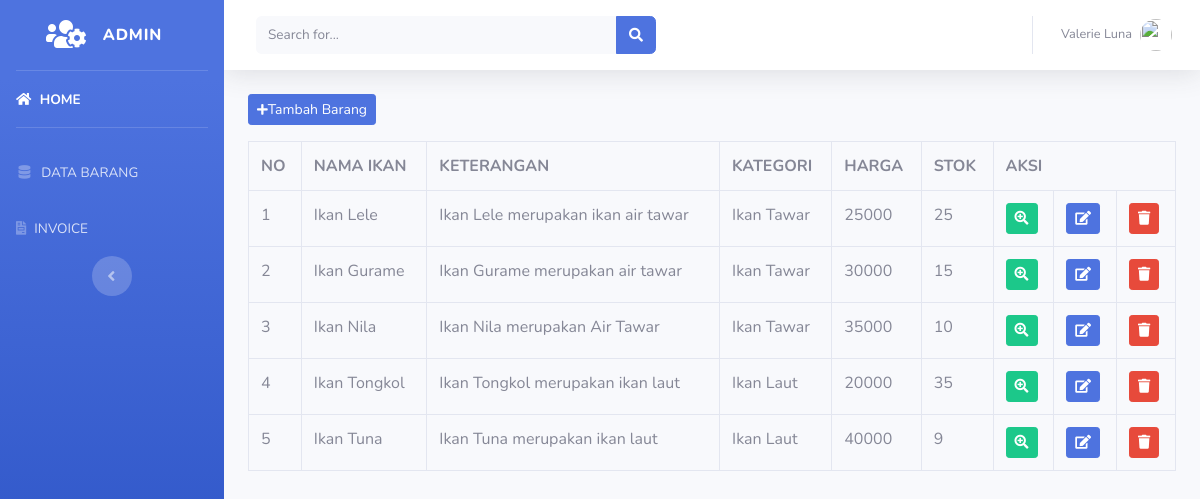
Page /index.php/admin/data_barang on the committed database.
### tables this page shows
CREATE TABLE `tabel_barang` (
  `id` int(11) NOT NULL,
  `nama_barang` varchar(100) NOT NULL,
  `keterangan` varchar(50) NOT NULL,
  `kategori` varchar(50) NOT NULL,
  `harga` varchar(20) NOT NULL,
  `stock` int(11) NOT NULL,
  `gambar` text NOT NULL
);

### application/controllers/admin/Data_barang.php (called while the page is built, shortened)
<?php
class Data_barang extends CI_Controller {
public function index()
{
        $data['barang'] = $this->Model_barang->tampil_data()->result();
        $this->load->view('template_admin/header');
        $this->load->view('template_admin/sidebar');
        $this->load->view('admin/Data_barang',$data);
        $this->load->view('template_admin/footer');
}
}

### index.php (called while the page is built, shortened)
<?php
require_once BASEPATH.'core/CodeIgniter.php';

### application/models/Model_barang.php (called while the page is built, shortened)
<?php
class Model_barang extends CI_Model {
public function tampil_data(){
      return $this->db->get('tabel_barang');
}
}

### application/views/admin/Data_barang.php (the view, shortened to what this page needs)
<div class="container-fluid">
    <button class="btn btn-sm btn-primary mb-3" data-toggle="modal" data-target="#tambah_barang"><i class="fas fa-plus fa-sm"></i>Tambah Barang</button>
    <table class="table table-bordered">
        <tr>
            <th>NO</th>
            <th>NAMA IKAN</th>
            <th>KETERANGAN</th>
            <th>KATEGORI</th>
            <th>HARGA</th>
            <th>STOK</th>
            <th colspan="3">AKSI</th>
        </tr>
        <?php
            $no=1;
            foreach($barang as $i) : ?>
            <tr>
                <td><?php echo $no++ ?></td>
                <td><?php echo $i->nama_barang ?></td>
                <td><?php echo $i->keterangan ?></td>
                <td><?php echo $i->kategori ?></td>
                <td><?php echo $i->harga ?></td>
                <td><?php echo $i->stock ?></td>
                <td><div class ="btn btn-success btn-sm"><i class ="fas fa-search-plus"></i></div></td>
                <td><div class ="btn btn-primary btn-sm"><i class ="fas fa-edit"></i></div></td>
                <td><div class ="btn btn-danger btn-sm"><i class ="fas fa-trash"></i></div></td>
            </tr>
            <?php endforeach; ?>
    </table>
</div>

### application/views/template_admin/header.php (shortened to what this page needs)
<!DOCTYPE html>
<html lang="en">
<head>
  <link href="<?php echo base_url() ?>assets/vendor/fontawesome-free/css/all.min.css" rel="stylesheet" type="text/css">
  <link href="<?php echo base_url() ?>assets/css/sb-admin-2.min.css" rel="stylesheet">
</head>

### application/views/template_admin/sidebar.php (shortened to what this page needs)
<body id="page-top">
  <div id="wrapper">
    <ul class="navbar-nav bg-gradient-primary sidebar sidebar-dark accordion" id="accordionSidebar">
      <a class="sidebar-brand d-flex align-items-center justify-content-center" href="index.html">
        <div class="sidebar-brand-icon ">
        <i class="fas fa-users-cog"></i>
        </div>
        <div class="sidebar-brand-text mx-3">ADMIN</div>
      </a>
      <hr class="sidebar-divider my-0">
      <li class="nav-item active">
        <a class="nav-link" href="<?php echo base_url('admin/dashboard_admin')?>">
        <i class="fas fa-home"></i>
          <span>HOME</span></a>
      </li>
      <hr class="sidebar-divider">
      <li class="nav-item">
        <a class="nav-link" href="<?php echo base_url('admin/data_barang')?>">
          <i class="fas fa-fw fa-database"></i>
          <span>DATA BARANG</span></a>
      </li>
      <li class="nav-item">
        <a class="nav-link" href="<?php echo base_url('admin/invoice')?>">
        <i class="fas fa-file-invoice"></i>
          <span>INVOICE</span></a>
      </li>
      <div class="text-center d-none d-md-inline">
        <button class="rounded-circle border-0" id="sidebarToggle"></button>
      </div>
    </ul>
    <div id="content-wrapper" class="d-flex flex-column">
      <div id="content">
        <nav class="navbar navbar-expand navbar-light bg-white topbar mb-4 static-top shadow">
          <form class="d-none d-sm-inline-block form-inline mr-auto ml-md-3 my-2 my-md-0 mw-100 navbar-search">
            <div class="input-group">
              <input type="text" class="form-control bg-light border-0 small" placeholder="Search for..." aria-label="Search" aria-describedby="basic-addon2">
              <div class="input-group-append">
                <button class="btn btn-primary" type="button">
                  <i class="fas fa-search fa-sm"></i>
                </button>
              </div>
            </div>
          </form>
          <ul class="navbar-nav ml-auto">
            <li class="nav-item dropdown no-arrow">
              <a class="nav-link dropdown-toggle" href="#" id="userDropdown" role="button" data-toggle="dropdown" aria-haspopup="true" aria-expanded="false">
                <span class="mr-2 d-none d-lg-inline text-gray-600 small">Valerie Luna</span>
                <img class="img-profile rounded-circle" src="https://source.unsplash.com/QAB-WJcbgJk/60x60">
              </a>
            </li>
          </ul>
        </nav>

### application/views/template_admin/footer.php (shortened to what this page needs)
</body>
</html>

### rows in the picture
tabel_barang: nama_barang "Ikan Lele", keterangan "Ikan Lele merupakan ikan air tawar", kategori "Ikan Tawar", harga "25000", stock "25"
tabel_barang: nama_barang "Ikan Gurame", keterangan "Ikan Gurame merupakan air tawar", kategori "Ikan Tawar", harga "30000", stock "15"
tabel_barang: nama_barang "Ikan Nila", keterangan "Ikan Nila merupakan Air Tawar", kategori "Ikan Tawar", harga "35000", stock "10"
tabel_barang: nama_barang "Ikan Tongkol", keterangan "Ikan Tongkol merupakan ikan laut", kategori "Ikan Laut", harga "20000", stock "35"
tabel_barang: nama_barang "Ikan Tuna", keterangan "Ikan Tuna merupakan ikan laut", kategori "Ikan Laut", harga "40000", stock "9"
